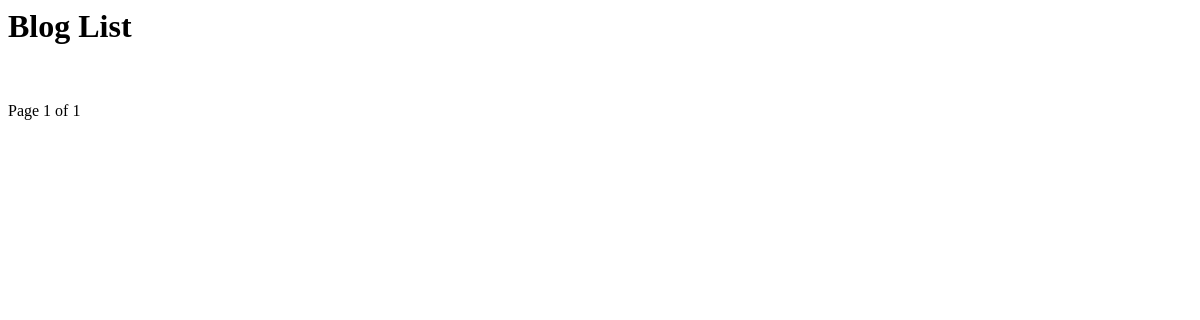
/blog/, run on an earlier commit of the app's database.
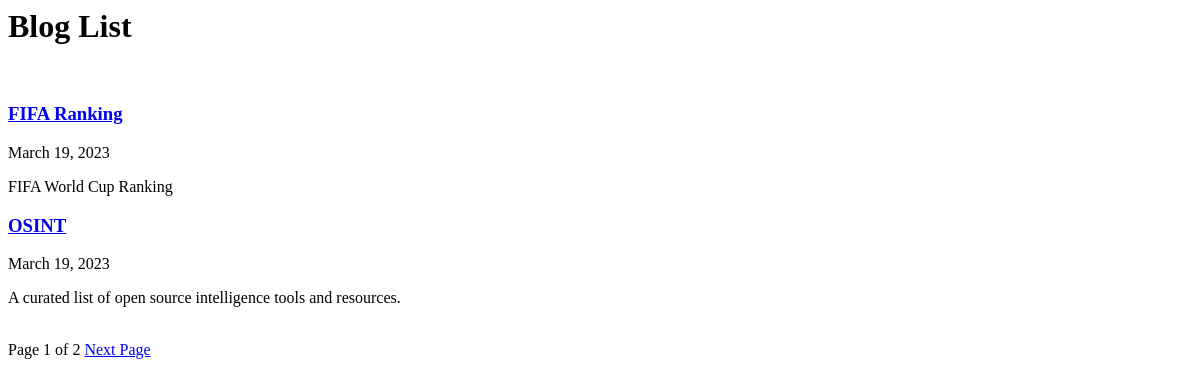
And on a later commit of the database.
### blog/models.py (models this page shows, shortened)
class Post(models.Model):
    title = models.CharField(verbose_name='TITLE', max_length=50)
    slug = models.SlugField('SLUG', unique=True, allow_unicode=True, help_text='one word for title alias.')
    description = models.CharField('DESCRIPTION', max_length=100, blank=True, help_text="Simple description text.")
    content = models.TextField('CONTENT')
    create_dt = models.DateTimeField('CREATE DATE', auto_now_add=True)
    modify_dt = models.DateTimeField('MODIFY DATE', auto_now=True)
    class Meta:
        verbose_name = 'post' # 테이블의 별칭은 단수와 복수로 가질 수 있는데, 단수일 경우 'post'로 한다
        verbose_name_plural = 'posts'
        db_table = 'blog_posts'
        ordering = ('-modify_dt',)
    def get_absolute_url(self): # 이 메소드가 정의된 객체를 지칭하는 url을 반환
        return reverse('blog:post_detail', args=(self.slug,))

### blog/views.py (the view)
# urls.py: path('', views.PostLV.as_view(), name='index'),
class PostLV(ListView):
    model = Post
    template_name = 'blog/post_all.html'
    context_object_name = 'posts' # 템플릿 파일로 넘겨주는 객체 리스트에 대한 컨텍스트 변수명 지정 (object_list 역시 계속 사용할 수 있다)
    paginate_by = 2

### blog/templates/blog/post_all.html (shortened to what this page needs)
<h1>Blog List</h1>
{% for post in posts %}
    <h3><a href="{{ post.get_absolute_url }}">{{ post.title }}</a></h3>
    {{ post.modify_dt|date:"N d, Y" }}
    <p>{{ post.description }}</p>
{% endfor %}
<div>
    <span>
        Page {{ page_obj.number }} of {{ page_obj.paginator.num_pages }}
        {% if page_obj.has_next %}
            <a href="?page={{ page_obj.next_page_number }}">Next Page</a>
        {% endif %}
    </span>
</div>

What changed in the data, as far as the page shows it:
added Post: title "FIFA Ranking", modify_dt "March 19, 2023", description "FIFA World Cup Ranking"
added Post: title "OSINT", modify_dt "March 19, 2023", description "A curated list of open source intelligence tools and resources."
Also different on the page:
{{ page_obj.paginator.num_pages }}: "1" → "2"
text now shown: "Next Page"
